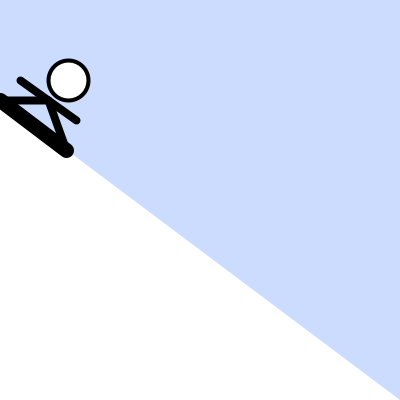
Frame 1 (no input)
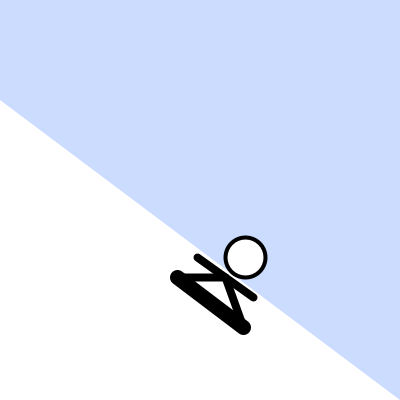
Frame 60 (the mouse pressed at the canvas centre just before this capture)
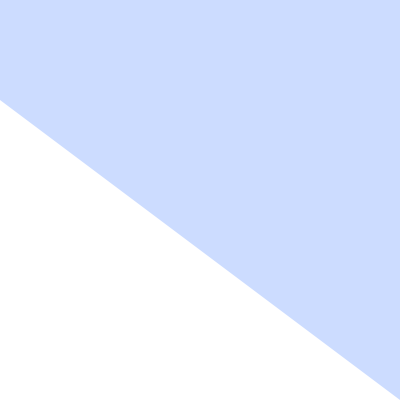
Frame 120 (the mouse held since frame 60 and released just before this capture)

The Processing sketch that drew these frames (run headless with seeded random() and noise(); from frame 60 on, the mouse is pressed at the canvas centre):

// Processing sketch: processing_134359
// ── processing_134359.pde

//carly fixed
int x=0;
int y=0;
int speed=3;

void setup(){
  size(400,400);
    smooth();
  background(204,220,255);
  noStroke();
  //mountain
  triangle(0,100,0,400,400,400); 
}
 
void draw() {
  snowboarder();
}

void snowboarder(){
  frameRate(30);
  background(204,220,255);
  noStroke();
  //mountain
  triangle(0,100,0,400,400,400); 
  //board
  strokeWeight(15);
  stroke(0);
  line(x,y+100,x+66,y+150);
  //body
  strokeWeight(8);
  line(x+20,y+80,x+76,y+120);
  line(x+48,y+100,x+0,y+100);
  line(x+48,y+100,x+66,y+150);
  //head
  strokeWeight(4);
  ellipseMode(CENTER);
  ellipse(x+68,y+80,40,40);
   x=x+speed;
   y=y+speed;
if (x>=400){
x=0;
}
if(y>400){
  y=0;
}
}
